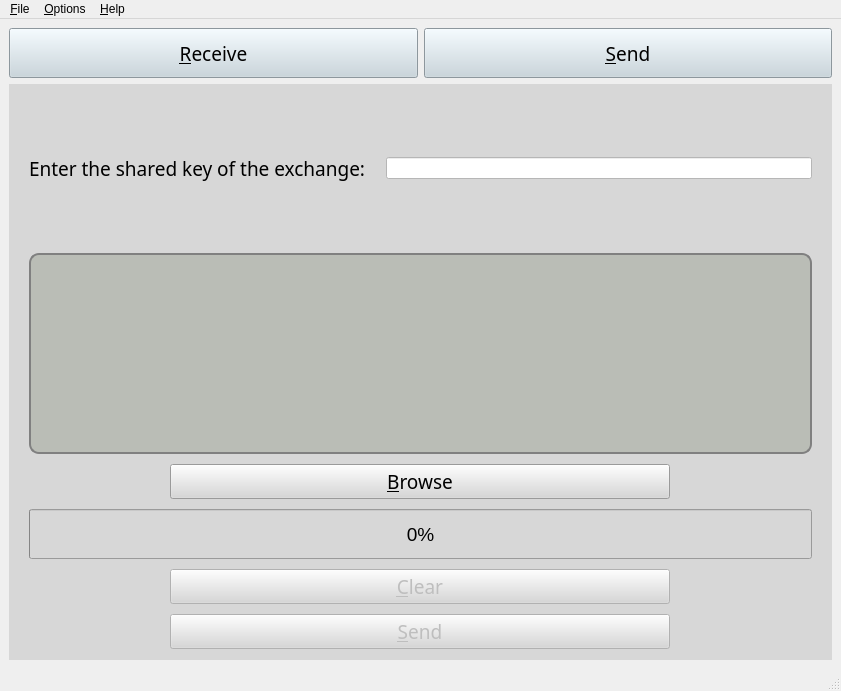
<?xml version="1.0" encoding="UTF-8"?>
<ui version="4.0">
 <class>MainWindow</class>
 <widget class="QMainWindow" name="MainWindow">
  <property name="geometry">
   <rect>
    <x>0</x>
    <y>0</y>
    <width>841</width>
    <height>691</height>
   </rect>
  </property>
  <property name="windowTitle">
   <string>Keyshare</string>
  </property>
  <property name="windowIcon">
   <iconset resource="resources.qrc">
    <normaloff>:/logo/logo_st</normaloff>:/logo/logo_st</iconset>
  </property>
  <widget class="QWidget" name="centralwidget">
   <layout class="QVBoxLayout" name="verticalLayout">
    <item>
     <layout class="QHBoxLayout" name="horizontalLayout">
      <item>
       <widget class="QPushButton" name="receiveModeButton">
        <property name="minimumSize">
         <size>
          <width>0</width>
          <height>50</height>
         </size>
        </property>
        <property name="font">
         <font>
          <family>Manjari</family>
          <pointsize>14</pointsize>
         </font>
        </property>
        <property name="cursor">
         <cursorShape>PointingHandCursor</cursorShape>
        </property>
        <property name="styleSheet">
         <string notr="true">background-color: rgb(198, 212, 220);</string>
        </property>
        <property name="text">
         <string>&amp;Receive</string>
        </property>
       </widget>
      </item>
      <item>
       <widget class="QPushButton" name="sendModeButton">
        <property name="minimumSize">
         <size>
          <width>0</width>
          <height>50</height>
         </size>
        </property>
        <property name="font">
         <font>
          <family>Manjari</family>
          <pointsize>14</pointsize>
          <weight>50</weight>
          <bold>false</bold>
         </font>
        </property>
        <property name="cursor">
         <cursorShape>PointingHandCursor</cursorShape>
        </property>
        <property name="focusPolicy">
         <enum>Qt::StrongFocus</enum>
        </property>
        <property name="styleSheet">
         <string notr="true">background-color: rgb(198, 212, 220);</string>
        </property>
        <property name="text">
         <string>&amp;Send</string>
        </property>
       </widget>
      </item>
     </layout>
    </item>
    <item>
     <layout class="QHBoxLayout" name="horizontalLayout_2" stretch="1">
      <property name="topMargin">
       <number>0</number>
      </property>
      <property name="bottomMargin">
       <number>0</number>
      </property>
      <item>
       <widget class="QStackedWidget" name="stack">
        <property name="styleSheet">
         <string notr="true"/>
        </property>
        <property name="currentIndex">
         <number>0</number>
        </property>
        <widget class="QWidget" name="sendWidget">
         <property name="styleSheet">
          <string notr="true">background-color: rgb(215, 215, 215);
</string>
         </property>
         <layout class="QGridLayout" name="gridLayout_4" rowstretch="2">
          <property name="leftMargin">
           <number>20</number>
          </property>
          <property name="rightMargin">
           <number>20</number>
          </property>
          <item row="0" column="1">
           <layout class="QVBoxLayout" name="verticalLayout_3" stretch="1,0,0,0,0,0">
            <property name="spacing">
             <number>10</number>
            </property>
            <property name="leftMargin">
             <number>0</number>
            </property>
            <property name="bottomMargin">
             <number>2</number>
            </property>
            <item>
             <layout class="QHBoxLayout" name="horizontalLayout_3" stretch="1,2">
              <property name="spacing">
               <number>20</number>
              </property>
              <item>
               <widget class="QLabel" name="sendKeyLabel">
                <property name="minimumSize">
                 <size>
                  <width>0</width>
                  <height>150</height>
                 </size>
                </property>
                <property name="font">
                 <font>
                  <family>Manjari</family>
                  <pointsize>14</pointsize>
                 </font>
                </property>
                <property name="text">
                 <string>Enter the shared key of the exchange:</string>
                </property>
               </widget>
              </item>
              <item>
               <widget class="QLineEdit" name="sendKeyEdit">
                <property name="styleSheet">
                 <string notr="true">background-color: white;</string>
                </property>
                <property name="echoMode">
                 <enum>QLineEdit::Password</enum>
                </property>
               </widget>
              </item>
             </layout>
            </item>
            <item>
             <widget class="DropArea" name="dropArea" native="true">
              <property name="minimumSize">
               <size>
                <width>0</width>
                <height>170</height>
               </size>
              </property>
              <property name="font">
               <font>
                <family>Manjari</family>
               </font>
              </property>
              <property name="autoFillBackground">
               <bool>false</bool>
              </property>
              <property name="styleSheet">
               <string notr="true">#dropArea{border-radius: 10px;border:solid;border-width:2px;border-color:grey;background-color: rgb(186, 189, 182);}
</string>
              </property>
             </widget>
            </item>
            <item alignment="Qt::AlignHCenter">
             <widget class="QPushButton" name="browseButton">
              <property name="sizePolicy">
               <sizepolicy hsizetype="Minimum" vsizetype="Fixed">
                <horstretch>0</horstretch>
                <verstretch>0</verstretch>
               </sizepolicy>
              </property>
              <property name="minimumSize">
               <size>
                <width>500</width>
                <height>35</height>
               </size>
              </property>
              <property name="maximumSize">
               <size>
                <width>16777215</width>
                <height>16777215</height>
               </size>
              </property>
              <property name="font">
               <font>
                <family>Manjari</family>
                <pointsize>14</pointsize>
               </font>
              </property>
              <property name="cursor">
               <cursorShape>PointingHandCursor</cursorShape>
              </property>
              <property name="text">
               <string>&amp;Browse</string>
              </property>
              <property name="icon">
               <iconset resource="resources.qrc">
                <normaloff>:/icons/document-open</normaloff>:/icons/document-open</iconset>
              </property>
             </widget>
            </item>
            <item>
             <widget class="QProgressBar" name="sendProgress">
              <property name="sizePolicy">
               <sizepolicy hsizetype="Expanding" vsizetype="Minimum">
                <horstretch>0</horstretch>
                <verstretch>0</verstretch>
               </sizepolicy>
              </property>
              <property name="maximumSize">
               <size>
                <width>16777215</width>
                <height>50</height>
               </size>
              </property>
              <property name="font">
               <font>
                <pointsize>14</pointsize>
                <italic>false</italic>
               </font>
              </property>
              <property name="value">
               <number>0</number>
              </property>
              <property name="invertedAppearance">
               <bool>false</bool>
              </property>
             </widget>
            </item>
            <item alignment="Qt::AlignHCenter">
             <widget class="QPushButton" name="clearSendButton">
              <property name="enabled">
               <bool>false</bool>
              </property>
              <property name="sizePolicy">
               <sizepolicy hsizetype="Maximum" vsizetype="Fixed">
                <horstretch>0</horstretch>
                <verstretch>0</verstretch>
               </sizepolicy>
              </property>
              <property name="minimumSize">
               <size>
                <width>500</width>
                <height>35</height>
               </size>
              </property>
              <property name="maximumSize">
               <size>
                <width>16777215</width>
                <height>16777215</height>
               </size>
              </property>
              <property name="font">
               <font>
                <family>Manjari</family>
                <pointsize>14</pointsize>
               </font>
              </property>
              <property name="cursor">
               <cursorShape>PointingHandCursor</cursorShape>
              </property>
              <property name="styleSheet">
               <string notr="true"/>
              </property>
              <property name="text">
               <string>&amp;Clear</string>
              </property>
             </widget>
            </item>
            <item alignment="Qt::AlignHCenter">
             <widget class="QPushButton" name="sendButton">
              <property name="enabled">
               <bool>false</bool>
              </property>
              <property name="sizePolicy">
               <sizepolicy hsizetype="Minimum" vsizetype="Fixed">
                <horstretch>0</horstretch>
                <verstretch>0</verstretch>
               </sizepolicy>
              </property>
              <property name="minimumSize">
               <size>
                <width>500</width>
                <height>35</height>
               </size>
              </property>
              <property name="maximumSize">
               <size>
                <width>16777215</width>
                <height>16777215</height>
               </size>
              </property>
              <property name="font">
               <font>
                <family>Manjari</family>
                <pointsize>14</pointsize>
               </font>
              </property>
              <property name="cursor">
               <cursorShape>PointingHandCursor</cursorShape>
              </property>
              <property name="layoutDirection">
               <enum>Qt::LeftToRight</enum>
              </property>
              <property name="text">
               <string>&amp;Send</string>
              </property>
              <property name="autoDefault">
               <bool>false</bool>
              </property>
              <property name="default">
               <bool>false</bool>
              </property>
              <property name="flat">
               <bool>false</bool>
              </property>
             </widget>
            </item>
           </layout>
          </item>
         </layout>
        </widget>
        <widget class="QWidget" name="receiveWidget">
         <property name="styleSheet">
          <string notr="true">background-color: rgb(215, 215, 215);
</string>
         </property>
         <layout class="QGridLayout" name="gridLayout_2" rowstretch="2,4" rowminimumheight="100,0">
          <property name="leftMargin">
           <number>20</number>
          </property>
          <property name="rightMargin">
           <number>20</number>
          </property>
          <item row="1" column="0">
           <layout class="QVBoxLayout" name="verticalLayout_2" stretch="0,0,0,0">
            <property name="spacing">
             <number>10</number>
            </property>
            <property name="bottomMargin">
             <number>2</number>
            </property>
            <item>
             <widget class="QLabel" name="receiveLabel">
              <property name="maximumSize">
               <size>
                <width>16777215</width>
                <height>500</height>
               </size>
              </property>
              <property name="font">
               <font>
                <family>Manjari</family>
                <pointsize>15</pointsize>
               </font>
              </property>
              <property name="text">
               <string>Enter a key and click Receive</string>
              </property>
              <property name="alignment">
               <set>Qt::AlignCenter</set>
              </property>
             </widget>
            </item>
            <item>
             <widget class="QProgressBar" name="receiveProgress">
              <property name="font">
               <font>
                <pointsize>14</pointsize>
                <italic>false</italic>
               </font>
              </property>
              <property name="value">
               <number>0</number>
              </property>
             </widget>
            </item>
            <item alignment="Qt::AlignHCenter">
             <widget class="QPushButton" name="clearReceiveButton">
              <property name="enabled">
               <bool>false</bool>
              </property>
              <property name="minimumSize">
               <size>
                <width>500</width>
                <height>35</height>
               </size>
              </property>
              <property name="font">
               <font>
                <family>Manjari</family>
                <pointsize>14</pointsize>
               </font>
              </property>
              <property name="cursor">
               <cursorShape>PointingHandCursor</cursorShape>
              </property>
              <property name="text">
               <string>&amp;Clear</string>
              </property>
             </widget>
            </item>
            <item alignment="Qt::AlignHCenter">
             <widget class="QPushButton" name="receiveButton">
              <property name="enabled">
               <bool>false</bool>
              </property>
              <property name="sizePolicy">
               <sizepolicy hsizetype="Minimum" vsizetype="Fixed">
                <horstretch>0</horstretch>
                <verstretch>0</verstretch>
               </sizepolicy>
              </property>
              <property name="minimumSize">
               <size>
                <width>500</width>
                <height>35</height>
               </size>
              </property>
              <property name="font">
               <font>
                <family>Manjari</family>
                <pointsize>14</pointsize>
               </font>
              </property>
              <property name="cursor">
               <cursorShape>PointingHandCursor</cursorShape>
              </property>
              <property name="text">
               <string>&amp;Receive</string>
              </property>
              <property name="flat">
               <bool>false</bool>
              </property>
             </widget>
            </item>
           </layout>
          </item>
          <item row="0" column="0">
           <layout class="QHBoxLayout" name="horizontalLayout_4" stretch="1,2">
            <property name="spacing">
             <number>20</number>
            </property>
            <item>
             <widget class="QLabel" name="receiveKeyLabel">
              <property name="minimumSize">
               <size>
                <width>0</width>
                <height>150</height>
               </size>
              </property>
              <property name="font">
               <font>
                <family>Manjari</family>
                <pointsize>14</pointsize>
               </font>
              </property>
              <property name="text">
               <string>Enter the shared key of the exchange:</string>
              </property>
             </widget>
            </item>
            <item>
             <widget class="QLineEdit" name="receiveKeyEdit">
              <property name="styleSheet">
               <string notr="true">background-color: white;</string>
              </property>
              <property name="echoMode">
               <enum>QLineEdit::PasswordEchoOnEdit</enum>
              </property>
             </widget>
            </item>
           </layout>
          </item>
         </layout>
        </widget>
        <widget class="QWidget" name="startWidget">
         <property name="styleSheet">
          <string notr="true">background-color: white;
border-style: solid;
border-radius: 10px;</string>
         </property>
         <layout class="QGridLayout" name="gridLayout_3">
          <item row="0" column="0">
           <widget class="QLabel" name="logo">
            <property name="autoFillBackground">
             <bool>false</bool>
            </property>
            <property name="styleSheet">
             <string notr="true">border-radius: 10px;</string>
            </property>
            <property name="text">
             <string/>
            </property>
            <property name="pixmap">
             <pixmap resource="resources.qrc">:/logo/logo</pixmap>
            </property>
            <property name="scaledContents">
             <bool>false</bool>
            </property>
            <property name="alignment">
             <set>Qt::AlignCenter</set>
            </property>
           </widget>
          </item>
         </layout>
        </widget>
       </widget>
      </item>
     </layout>
    </item>
   </layout>
  </widget>
  <widget class="QMenuBar" name="menubar">
   <property name="geometry">
    <rect>
     <x>0</x>
     <y>0</y>
     <width>841</width>
     <height>30</height>
    </rect>
   </property>
   <widget class="QMenu" name="menuFile">
    <property name="title">
     <string>&amp;File</string>
    </property>
    <addaction name="separator"/>
    <addaction name="action_Open"/>
    <addaction name="separator"/>
    <addaction name="action_Quit"/>
   </widget>
   <widget class="QMenu" name="menu_About">
    <property name="title">
     <string>&amp;Help</string>
    </property>
    <addaction name="action_About"/>
   </widget>
   <widget class="QMenu" name="menu_Options">
    <property name="title">
     <string>&amp;Options</string>
    </property>
    <addaction name="action_Logs"/>
   </widget>
   <addaction name="menuFile"/>
   <addaction name="menu_Options"/>
   <addaction name="menu_About"/>
  </widget>
  <widget class="QStatusBar" name="statusbar"/>
  <action name="action_Quit">
   <property name="text">
    <string>&amp;Quit</string>
   </property>
   <property name="shortcut">
    <string>Ctrl+Q</string>
   </property>
  </action>
  <action name="action_Open">
   <property name="enabled">
    <bool>false</bool>
   </property>
   <property name="icon">
    <iconset resource="resources.qrc">
     <normaloff>:/icons/document-open</normaloff>:/icons/document-open</iconset>
   </property>
   <property name="text">
    <string>&amp;Open...</string>
   </property>
   <property name="shortcut">
    <string>Ctrl+O</string>
   </property>
  </action>
  <action name="action_About">
   <property name="text">
    <string>&amp;About...</string>
   </property>
  </action>
  <action name="action_Logs">
   <property name="text">
    <string>&amp;Logs...</string>
   </property>
   <property name="shortcut">
    <string>Ctrl+L</string>
   </property>
  </action>
 </widget>
 <customwidgets>
  <customwidget>
   <class>DropArea</class>
   <extends>QWidget</extends>
   <header>droparea.h</header>
   <container>1</container>
   <slots>
    <signal>changed()</signal>
    <slot>clear()</slot>
   </slots>
  </customwidget>
 </customwidgets>
 <resources>
  <include location="resources.qrc"/>
 </resources>
 <connections>
  <connection>
   <sender>receiveModeButton</sender>
   <signal>clicked()</signal>
   <receiver>MainWindow</receiver>
   <slot>switchToReceive()</slot>
   <hints>
    <hint type="sourcelabel">
     <x>214</x>
     <y>68</y>
    </hint>
    <hint type="destinationlabel">
     <x>420</x>
     <y>299</y>
    </hint>
   </hints>
  </connection>
  <connection>
   <sender>sendModeButton</sender>
   <signal>clicked()</signal>
   <receiver>MainWindow</receiver>
   <slot>switchToSend()</slot>
   <hints>
    <hint type="sourcelabel">
     <x>625</x>
     <y>68</y>
    </hint>
    <hint type="destinationlabel">
     <x>420</x>
     <y>299</y>
    </hint>
   </hints>
  </connection>
  <connection>
   <sender>receiveButton</sender>
   <signal>clicked()</signal>
   <receiver>MainWindow</receiver>
   <slot>waitForFile()</slot>
   <hints>
    <hint type="sourcelabel">
     <x>285</x>
     <y>526</y>
    </hint>
    <hint type="destinationlabel">
     <x>420</x>
     <y>299</y>
    </hint>
   </hints>
  </connection>
  <connection>
   <sender>sendButton</sender>
   <signal>clicked()</signal>
   <receiver>MainWindow</receiver>
   <slot>retrieveFile()</slot>
   <hints>
    <hint type="sourcelabel">
     <x>76</x>
     <y>140</y>
    </hint>
    <hint type="destinationlabel">
     <x>420</x>
     <y>299</y>
    </hint>
   </hints>
  </connection>
  <connection>
   <sender>action_Quit</sender>
   <signal>triggered()</signal>
   <receiver>MainWindow</receiver>
   <slot>close()</slot>
   <hints>
    <hint type="sourcelabel">
     <x>-1</x>
     <y>-1</y>
    </hint>
    <hint type="destinationlabel">
     <x>420</x>
     <y>322</y>
    </hint>
   </hints>
  </connection>
  <connection>
   <sender>clearSendButton</sender>
   <signal>clicked()</signal>
   <receiver>dropArea</receiver>
   <slot>clear()</slot>
   <hints>
    <hint type="sourcelabel">
     <x>76</x>
     <y>140</y>
    </hint>
    <hint type="destinationlabel">
     <x>76</x>
     <y>140</y>
    </hint>
   </hints>
  </connection>
  <connection>
   <sender>clearSendButton</sender>
   <signal>clicked()</signal>
   <receiver>statusbar</receiver>
   <slot>clearMessage()</slot>
   <hints>
    <hint type="sourcelabel">
     <x>287</x>
     <y>548</y>
    </hint>
    <hint type="destinationlabel">
     <x>420</x>
     <y>642</y>
    </hint>
   </hints>
  </connection>
  <connection>
   <sender>action_Open</sender>
   <signal>triggered()</signal>
   <receiver>browseButton</receiver>
   <slot>click()</slot>
   <hints>
    <hint type="sourcelabel">
     <x>-1</x>
     <y>-1</y>
    </hint>
    <hint type="destinationlabel">
     <x>76</x>
     <y>140</y>
    </hint>
   </hints>
  </connection>
 </connections>
 <slots>
  <slot>switchToReceive()</slot>
  <slot>switchToSend()</slot>
  <slot>retrieveFile()</slot>
  <slot>waitForFile()</slot>
  <slot>updateFormatsTable()</slot>
 </slots>
</ui>
